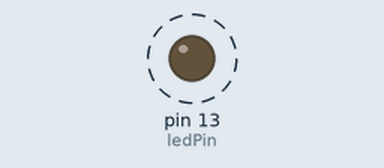
This sketch was run on a simulated Arduino Uno, built with avr-gcc and run on an emulated ATmega328P. Parts: output pins drawn as LEDs (lit = HIGH). Dashed ring = blinking.

Above: at 0.5 s.
Timing chart, 0 to 4.6 s (numbered marks = the images above):
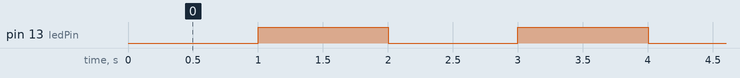

The sketch:

BlinkWithoutDelay.ino
```cpp
/*
  BLINK WITHOUT DELAY
  Blinks an LED using millis() instead of delay(), so loop() never stops and
  other code (sensors, buttons, motors) can keep running at the same time.

  PARTS:   Arduino Uno (or compatible) + USB cable. Nothing else:
           LED_BUILTIN is the small LED already on the board (pin 13 on an Uno).
  OPTIONAL: an external LED on pin 13 -> 220 ohm resistor -> GND
           (long leg of the LED toward pin 13).

  Comment key: WHAT = the job · WHY = the reason · TRY THIS = a safe experiment
*/

const int ledPin = LED_BUILTIN;      // WHAT: the pin the LED is on
const unsigned long interval = 1000; // TRY THIS: 250 for fast blinking

int ledState = LOW;                  // WHAT: remembers whether the LED is on or off
unsigned long previousMillis = 0;    // WHAT: the time of the last change

void setup() {
  pinMode(ledPin, OUTPUT);           // WHY: pins start as inputs; an LED needs an output
}

void loop() {
  // WHAT: millis() is the number of milliseconds since the board started.
  unsigned long currentMillis = millis();

  // WHY subtraction: "now - then >= interval" still works when millis() wraps
  // back to 0 after about 49 days. Comparing "now >= then + interval" does not.
  if (currentMillis - previousMillis >= interval) {
    previousMillis = currentMillis;
    ledState = (ledState == LOW) ? HIGH : LOW; // flip it
    digitalWrite(ledPin, ledState);
  }

  // TRY THIS: anything you add here keeps running while the LED blinks.
  // With delay(1000) above instead, this spot would only run once a second.
}
```

Measured:
- by itself, pin 13 (ledPin): alternates HIGH for 1.0 s and LOW for 1.0 s
